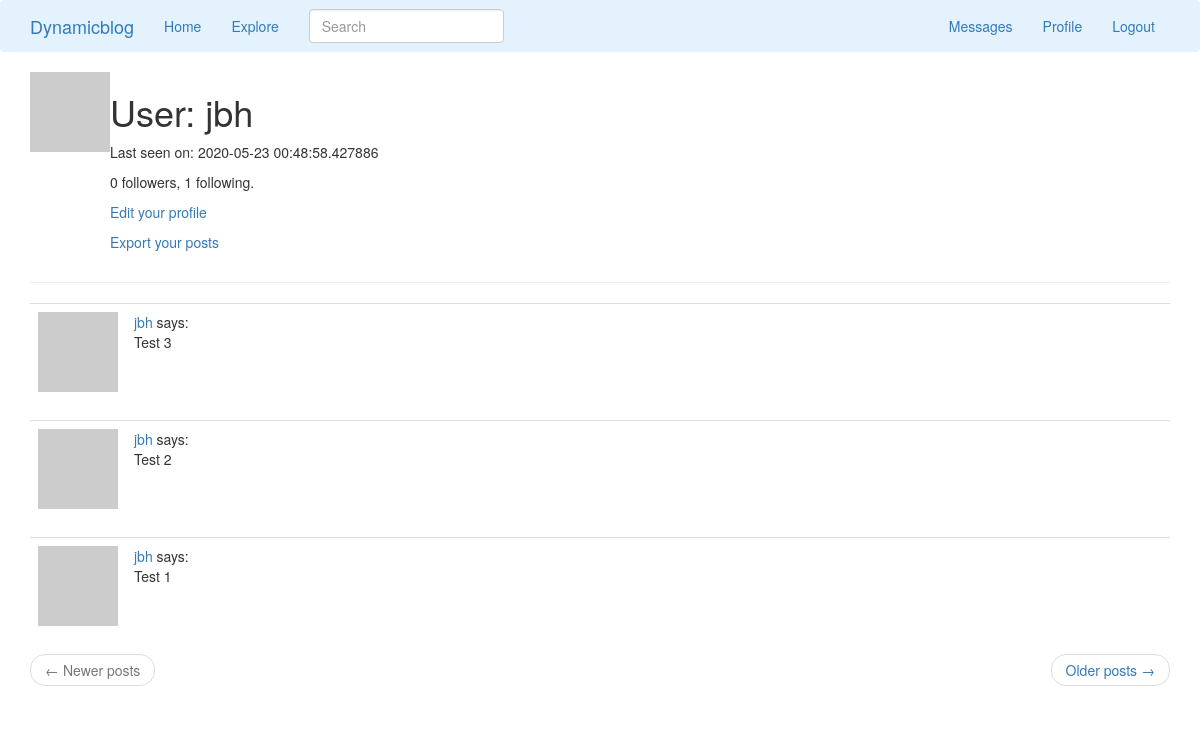
The page /user/jbh (signed in) on the database as committed earlier.
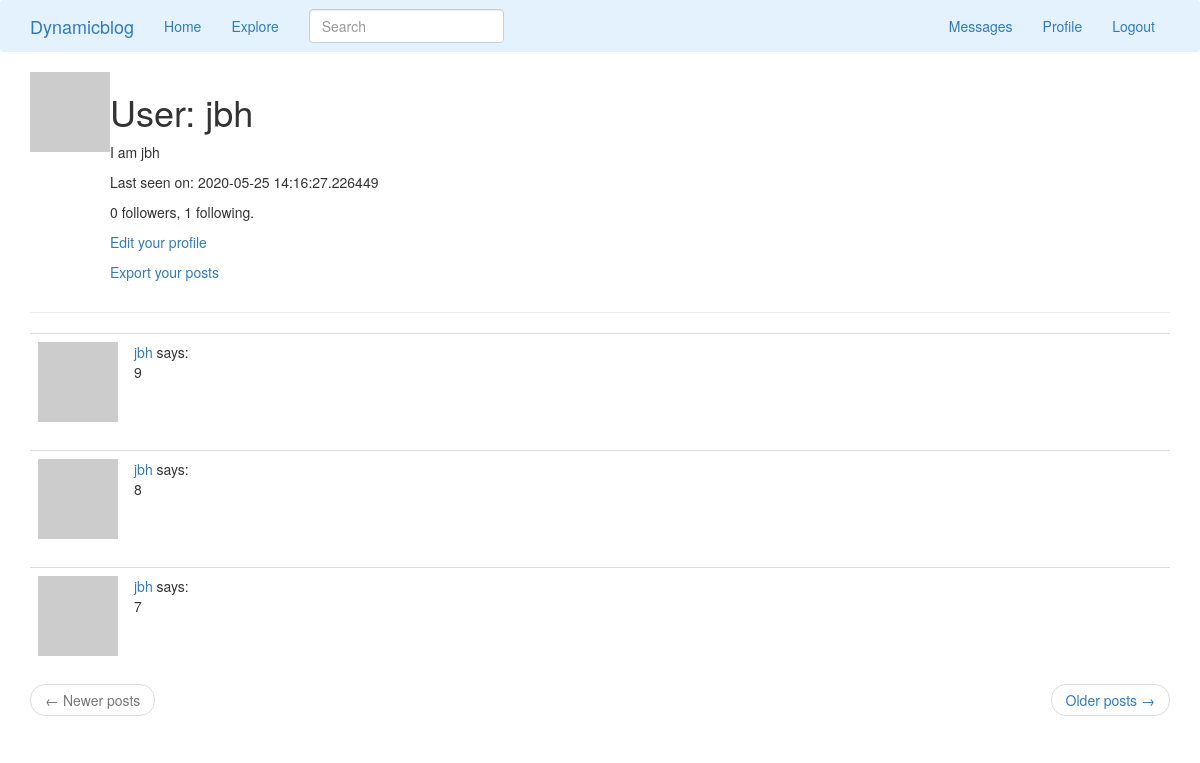
The same page on the database as committed later.
### app/models.py (models this page shows, shortened)
class User(UserMixin, db.Model):
    id = db.Column(db.Integer, primary_key=True)
    username = db.Column(db.String(64), index=True, unique=True)
    email = db.Column(db.String(120), index=True, unique=True)
    password_hash = db.Column(db.String(128))
    posts = db.relationship('Post', backref='author', lazy='dynamic')
    about_me = db.Column(db.String(140))
    last_seen = db.Column(db.DateTime, default=datetime.utcnow)
    followed = db.relationship(
        'User', secondary=followers,
        primaryjoin=(followers.c.follower_id == id),   # User(id) -- (follower_id) followers (followed_id) -- User(id)
        secondaryjoin=(followers.c.followed_id == id),
        backref=db.backref('followers', lazy='dynamic'), lazy='dynamic')
    messages_sent = db.relationship('Message',
                                    foreign_keys='Message.sender_id',
                                    backref='author', lazy='dynamic')
    messages_received = db.relationship('Message',
                                        foreign_keys='Message.recipient_id',
                                        backref='recipient', lazy='dynamic')
    last_message_read_time = db.Column(db.DateTime)
    tasks = db.relationship('Task', backref="user", lazy="dynamic")
    def new_messages(self): # 用户当前有多少条未读消息
        last_read_time = self.last_message_read_time or datetime(1900, 1, 1)
        return Message.query.filter_by(recipient=self).filter(
            Message.timestamp > last_read_time).count()
    def avatar(self, size):
        digest = md5(self.email.lower().encode('utf-8')).hexdigest()
        return 'https://www.gravatar.com/avatar/{}?d=identicon&s={}'.format(digest, size)
    def get_tasks_in_progress(self):
        return Task.query.filter_by(user=self, complete=False).all()
    def get_task_in_progress(self, name):
        return Task.query.filter_by(name=name, user=self, complete=False).first()

class SearchableMixin(object):
    @classmethod
    def before_commit(cls, session):
        session._changes = {
            'add': list(session.new),
            'update': list(session.dirty),
            'delete': list(session.deleted)
        }
    @classmethod
    def after_commit(cls, session):
        for obj in session._changes['add']:
            if isinstance(obj, SearchableMixin):
                add_to_index(obj.__tablename__, obj)
        for obj in session._changes['update']:
            if isinstance(obj, SearchableMixin):
                add_to_index(obj.__tablename__, obj)
        for obj in session._changes['delete']:
            if isinstance(obj, SearchableMixin):
                remove_from_index(obj.__tablename__, obj)
        session._changes = None

class Post(SearchableMixin, db.Model):
    __searchable__ = ['body']
    id = db.Column(db.Integer, primary_key=True)
    body = db.Column(db.String(140))
    timestamp = db.Column(db.DateTime, index=True, default=datetime.utcnow)
    user_id = db.Column(db.Integer, db.ForeignKey('user.id'))

### app/routes.py (the view)
@app.route('/user/<username>') # 动态参数  /user/susan
@login_required
def user(username): # <username>
    user = User.query.filter_by(username=username).first_or_404()
    page = request.args.get('page', 1, type=int)
    posts = user.posts.order_by(Post.timestamp.desc()).paginate(
        page, app.config['POSTS_PER_PAGE'], False)
    next_url = url_for('user', username=user.username, page=posts.next_num) \
        if posts.has_next else None
    prev_url = url_for('user', username=user.username, page=posts.prev_num) \
        if posts.has_prev else None
    return render_template('user.html', user=user, posts=posts.items,
                           next_url=next_url, prev_url=prev_url)

### app/forms.py
class SearchForm(FlaskForm):
    q = StringField('Search', validators=[DataRequired()])
    def __init__(self, *args, **kwargs):
        if 'formdata' not in kwargs:
            kwargs['formdata'] = request.args
        if 'csrf_enabled' not in kwargs:
            kwargs['csrf_enabled'] = False
        super(SearchForm, self).__init__(*args, **kwargs)

### app/models.py (called while the page is built)
@login.user_loader
def load_user(id):
    return User.query.get(int(id))

### app/routes.py (called while the page is built)
@app.before_request
def before_request():
    if current_user.is_authenticated:
        current_user.last_seen = datetime.utcnow()
        db.session.commit()
        g.search_form = SearchForm()

### app/templates/user.html (shortened to what this page needs)
{% extends "base.html" %}
{% block app_content %}
    <table>
        <tr valign="top">
            <td><img src="{{ user.avatar(128) }}"></td>
            <td>
                <h1>User: {{ user.username }}</h1>
                {% if user.about_me %}<p>{{ user.about_me }}</p>{% endif %}
                {% if user.last_seen %}<p>Last seen on: {{ user.last_seen }}</p>{% endif %}
                <p>{{ user.followers.count() }} followers, {{ user.followed.count() }} following.</p>
                {% if user == current_user %}
                    <p><a href="{{ url_for('edit_profile') }}">Edit your profile</a></p>
                    {% if not current_user.get_task_in_progress('export_posts') %}
                    <p>
                        <a href="{{ url_for('export_posts') }}">
                            Export your posts
                        </a>
                    </p>
                    {% endif %}
                {% elif not current_user.is_following(user) %}
                    <p><a href="{{ url_for('follow', username=user.username) }}">Follow</a></p>
                {% else %}
                    <p><a href="{{ url_for('unfollow', username=user.username) }}">Unfollow</a></p>
                {% endif %}
            </td>
        </tr>
    </table>
    <hr>
    {% for post in posts %}
        {% include '_post.html' %}
    {% endfor %}
    <nav aria-label="...">
        <ul class="pager">
            <li class="previous{% if not prev_url %} disabled{% endif %}">
                <a href="{{ prev_url or '#' }}">
                    <span aria-hidden="true">&larr;</span> Newer posts
                </a>
            </li>
            <li class="next{% if not next_url %} disabled{% endif %}">
                <a href="{{ next_url or '#' }}">
                    Older posts <span aria-hidden="true">&rarr;</span>
                </a>
            </li>
        </ul>
    </nav>
{% endblock %}

### app/templates/_post.html
<table class="table table-hover">
    <tr>
        <td width="70px">
            <a href="{{ url_for('user', username=post.author.username) }}">
                <img src="{{ post.author.avatar(70) }}" />
            </a>
        </td>
        <td>
            <span class="user_popup">
                <a href="{{ url_for('user', username=post.author.username) }}">
                    {{ post.author.username }}
                </a>
            </span>
            says:
            <br>
            {{ post.body }}
        </td>
    </tr>
</table>

Rows that differ between the two databases and show on the page:
no longer on this page (row unchanged): Post: author.username "jbh", body "Test 3"
no longer on this page (row unchanged): Post: author.username "jbh", body "Test 2"
no longer on this page (row unchanged): Post: author.username "jbh", body "Test 1"
changed User "jbh": about_me (not shown) → "I am jbh"; last_seen "2020-05-23 00:48:58.427886" → "2020-05-25 14:16:27.226449"
added Post: author.username "jbh", body "9"
added Post: author.username "jbh", body "8"
added Post: author.username "jbh", body "7"
